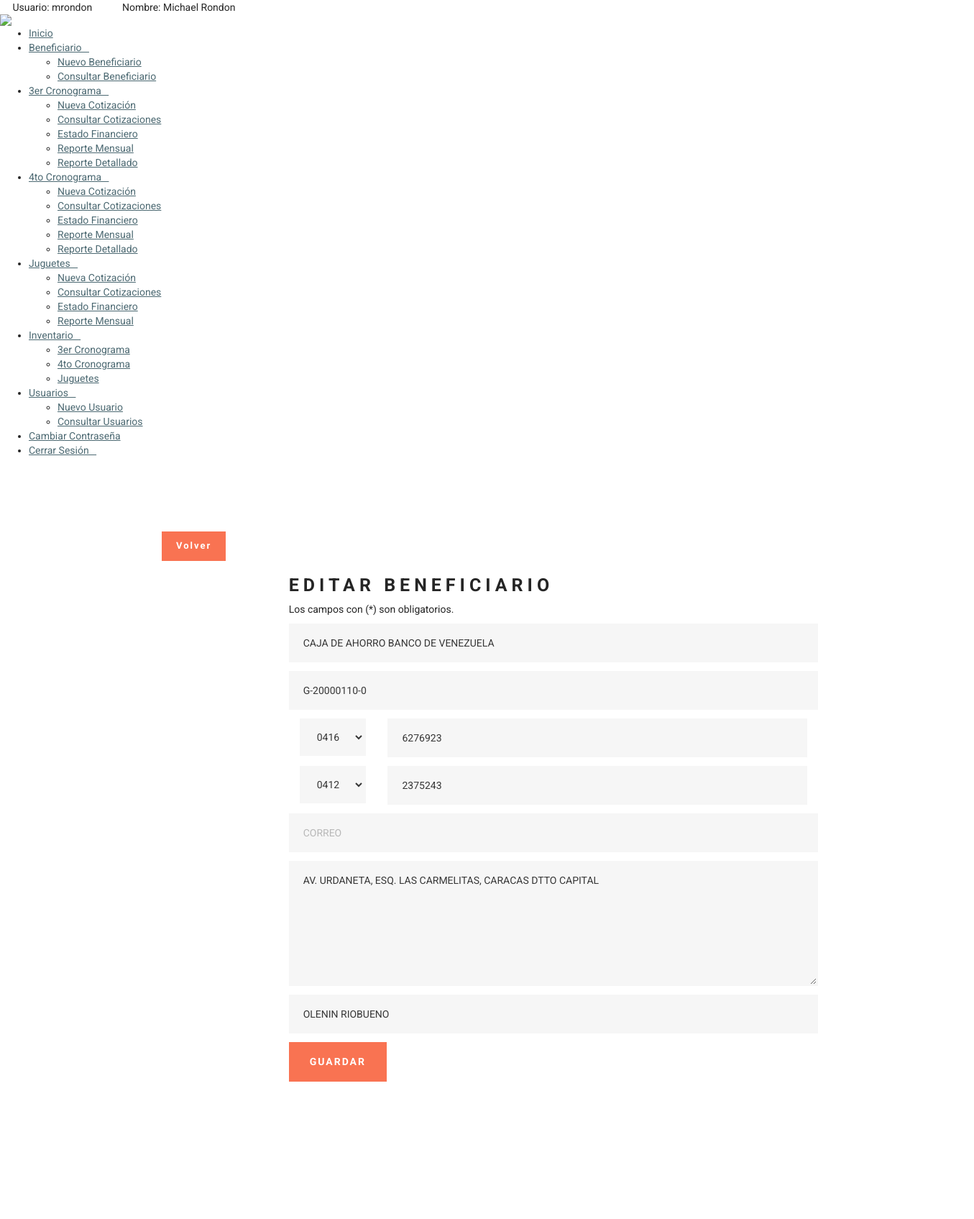
Page /?view=beneficiario&mode=edit&id=2 (signed in) on the committed database.
### tables this page shows
CREATE TABLE `usuarios` (
  `id_usuario` bigint(20) NOT NULL,
  `user` varchar(100) NOT NULL,
  `nombre` varchar(100) NOT NULL,
  `password` varchar(100) NOT NULL,
  `id_status` tinyint(4) NOT NULL,
  `id_perfil` int(11) NOT NULL
);

CREATE TABLE `empresa` (
  `id_empresa` bigint(255) NOT NULL,
  `nombre` varchar(255) NOT NULL,
  `rif` varchar(20) NOT NULL,
  `direccion` text NOT NULL,
  `telefono` varchar(7) NOT NULL,
  `contacto` varchar(255) NOT NULL,
  `id_cod_tlf` int(11) NOT NULL,
  `id_status` int(11) NOT NULL,
  `telefono2` varchar(7) DEFAULT NULL,
  `id_cod_tlf2` int(11) DEFAULT NULL,
  `correo` varchar(100) DEFAULT NULL
);

### core/bin/functions/Users.php (called while the page is built, shortened)
<?php
	function Users(){
		$db=new Conexion();
		$sql=$db->query("SELECT * FROM usuarios;");
		if($db->rows($sql)>0){
			while($data=$db->recorrer($sql)){
				$users[$data['id_usuario']]=$data;
			}
		}else{
			$users=$_SESSION['users'];
		}
		return $_SESSION['users'];
	}
?>

### core/core.php (called while the page is built, shortened)
<?php
	require('core/models/classConexion.php');
	require('core/bin/functions/Users.php');
	require('core/bin/functions/Beneficiarios.php');
	require('core/bin/functions/codTlf.php');
	$_users=Users();
	$_beneficiario=Beneficiario();
	$_cod_tlf=codTlf();
?>

### core/models/classConexion.php (called while the page is built, shortened)
<?php
	class Conexion extends mysqli{
		public function rows($query){
			return mysqli_num_rows($query);
		}
		public function liberar($query){
			return mysqli_free_result($query);
		}
		public function recorrer($query){
			return mysqli_fetch_array($query);
		}
	}
?>

### core/bin/functions/Beneficiarios.php (called while the page is built, shortened)
<?php
	function Beneficiario(){
		$db=new Conexion();
		$sql=$db->query("SELECT * FROM empresa ORDER BY nombre;");
		if($db->rows($sql)>0){
			while($data=$db->recorrer($sql)){
				$_beneficiario[$data['id_empresa']]=$data;
			}
		}else{
			$_beneficiario=false;
		}
		return $_beneficiario;
	}
?>

### core/bin/functions/codTlf.php (called while the page is built, shortened)
<?php
	function codTlf(){
		$db=new Conexion();
		$sql=$db->query("SELECT * FROM cod_tlf;");
		if($db->rows($sql)>0){
			while($data=$db->recorrer($sql)){
				$_cod_tlf[$data['id_cod_tlf']]=$data;
			}
		}else{
			$_cod_tlf=false;
		}
		return $_cod_tlf;
	}
?>

### html/beneficiario/editBeneficiario.php (the view, shortened to what this page needs)
<?php
	include(HTML_DIR."overall/header.php");
	include(HTML_DIR."overall/menu.php");
?>
	<body>
		<div class="container-fluid">
			<section class="mbr-section mbr-section--relative mbr-section--fixed-size" id="form1-7" style="margin-left: 180px;">
    		    <div class="mbr-section__container mbr-section__container--std-padding container" style="padding-top: 93px; padding-bottom: 93px;">
			        <div class="row">
			            <div class="col-sm-12">
			            	<div class="col-md-2">
								<a class="btn btn-danger" href="?view=beneficiario"><i class="fa fa-reply" aria-hidden="true"></i> Volver</a>
							</div>
			                <div class="row">
			                    <div class="col-sm-8 col-sm-offset-2" data-form-type="formoid">
			                        <div class="mbr-header mbr-header--center mbr-header--std-padding">
			                            <h2 class="mbr-header__text">EDITAR BENEFICIARIO</h2>
			                        </div>
			                        <p>Los campos con (*) son obligatorios.</p>
			                        <form id="beneficiaro" method="post" action="?view=beneficiario&mode=edit&id=<?php echo $_GET['id']?>">
			                            <div class="form-group">
			                                <input type="text" class="form-control" name="nombre" id="nombre" placeholder="NOMBRE*" value="<?php echo $_beneficiario[$_GET['id']]['nombre'];?>">
			                            </div>
										<div class="form-group">
				                            <input type="text" class="form-control" id="rif" name="rif" placeholder="RIF*" onkeypress="return solonumeros2(event)" maxlength="13" value="<?php echo $_beneficiario[$_GET['id']]['rif'];?>">
										</div>
										<div class="form-group col-sm-2">
									      	<select class="form-control" name="cod_tlf" id="cod_tlf">
										        <?php
										        	foreach($_cod_tlf as $tlf){
										        		if($tlf['id_cod_tlf']==$_beneficiario[$_GET['id']]['id_cod_tlf']){
										        			?>
										        				<option selected value="<?php echo $tlf['id_cod_tlf']?>"><?php echo $tlf['cod_tlf']?></option>
										        			<?php
										        		}else{
										        			?>
											        			<option value="<?php echo $tlf['id_cod_tlf']?>"><?php echo $tlf['cod_tlf']?></option>
											        		<?php
										        		}
										        	}
										        ?>
										    </select>
									    </div>
			                            <div class="form-group col-sm-10">
			                                <input type="text" class="form-control" id="telefono" name="telefono" placeholder="TELEFONO*" maxlength="7" onkeypress="return solonumeros(event)" value="<?php echo $_beneficiario[$_GET['id']]['telefono'];?>">
			                            </div>
			                            <div class="form-group col-sm-2">
									      	<select class="form-control" name="cod_tlf2" id="cod_tlf2">
										        <?php
										        	foreach($_cod_tlf as $tlf){
										        		if($tlf['id_cod_tlf']==$_beneficiario[$_GET['id']]['id_cod_tlf2']){
										        			?>
										        				<option selected value="<?php echo $tlf['id_cod_tlf']?>"><?php echo $tlf['cod_tlf']?></option>
										        			<?php
										        		}else{
										        			?>
											        			<option value="<?php echo $tlf['id_cod_tlf']?>"><?php echo $tlf['cod_tlf']?></option>
											        		<?php
										        		}
										        	}
										        ?>
										    </select>
									    </div>
			                            <div class="form-group col-sm-10">
			                                <input type="text" class="form-control" id="telefono2" name="telefono2" placeholder="OTRO TELEFONO" maxlength="7" onkeypress="return solonumeros(event)" value="<?php echo $_beneficiario[$_GET['id']]['telefono2'];?>">
			                            </div>
			                            <div class="form-group">
			                                <input type="text" class="form-control" name="correo" id="correo" placeholder="CORREO" value="<?php echo $_beneficiario[$_GET['id']]['correo'];?>">
			                            </div>
			                            <div class="form-group">
			                                <textarea class="form-control" id="direccion" name="direccion" rows="7" placeholder="DIRECCION*"><?php echo $_beneficiario[$_GET['id']]['direccion']?></textarea>
			                            </div>
			                             <div class="form-group">
			                                <input type="text" class="form-control" name="contacto" id="contacto" placeholder="PERSONA CONTACTO*" value="<?php echo $_beneficiario[$_GET['id']]['contacto'];?>">
			                            </div>
			                            <div class="mbr-buttons mbr-buttons--center"><button type="submit" class="mbr-buttons__btn btn btn-lg btn-danger">GUARDAR</button></div>
			                        </form>
			                    </div>
			                </div>
			            </div>
			        </div>
			    </div>
			</section>
		</div>
		<?php
			include(HTML_DIR."overall/footer.php");
		?>
	</body>
</html>

### html/overall/menu.php (shortened to what this page needs)
<div class="barra">
	<div class="usuario">
		<?php echo "Usuario: ".$_users[$_SESSION['app_id']]['user']."&nbsp;&nbsp;&nbsp;&nbsp;&nbsp;&nbsp;&nbsp;&nbsp;&nbsp;&nbsp;&nbsp;&nbsp;Nombre: ".$_users[$_SESSION['app_id']]['nombre'];?>
	</div>
</div>
<header>
	<nav>
		<div class="logo">
			<img class="foto" src="<?php echo LOGO;?>">
		</div>
		<ul class="menu">
			<li id="inicio"><a href="?view=index" class='navegacion'>Inicio</a></li>
			<li id="submenu1">
				<a class='navegacion'>Beneficiario&nbsp;&nbsp;&nbsp;<i class="fa fa-caret-down flecha" aria-hidden="true"></i></a>
				<ul id="children1">
					<li><a href="?view=beneficiario&mode=add" class='navegacion'>Nuevo Beneficiario</a></li>
					<li><a href="?view=beneficiario" class='navegacion'>Consultar Beneficiario</a></li>
				</ul>
			</li>
			<li id="submenu2">
				<a class='navegacion'>3er Cronograma&nbsp;&nbsp;&nbsp;<i class="fa fa-caret-down flecha" aria-hidden="true"></i></a>
				<ul id="children2">
					<li><a href="?view=3erCronograma&mode=addCotizacion" class='navegacion'>Nueva Cotización</a></li>
					<li><a href="?view=3erCronograma" class='navegacion'>Consultar Cotizaciones</a></li>
					<li><a href="?view=3erCronograma&mode=estadoFinanciero" class='navegacion'>Estado Financiero</a></li>
					<li><a href="?view=3erCronograma&mode=estadoCotizaciones" class='navegacion'>Reporte Mensual</a></li>
					<li><a href="?view=3erCronograma&mode=pdfDetallado" class='navegacion'>Reporte Detallado</a></li>
				</ul>
			</li>
			<li id="submenu4">
				<a class='navegacion'>4to Cronograma&nbsp;&nbsp;&nbsp;<i class="fa fa-caret-down flecha" aria-hidden="true"></i></a>
				<ul id="children4">
					<li><a href="?view=4toCronograma&mode=addCotizacion" class='navegacion'>Nueva Cotización</a></li>
					<li><a href="?view=4toCronograma" class='navegacion'>Consultar Cotizaciones</a></li>
					<li><a href="?view=4toCronograma&mode=estadoFinanciero" class='navegacion'>Estado Financiero</a></li>
					<li><a href="?view=4toCronograma&mode=estadoCotizaciones" class='navegacion'>Reporte Mensual</a></li>
					<li><a href="?view=4toCronograma&mode=pdfDetallado" class='navegacion'>Reporte Detallado</a></li>
				</ul>
			</li>
			<li id="submenu5">
				<a class='navegacion'>Juguetes&nbsp;&nbsp;&nbsp;<i class="fa fa-caret-down flecha" aria-hidden="true"></i></a>
				<ul id="children5">
					<li><a href="?view=Juguetes&mode=addCotizacion" class='navegacion'>Nueva Cotización</a></li>
					<li><a href="?view=Juguetes" class='navegacion'>Consultar Cotizaciones</a></li>
					<li><a href="?view=Juguetes&mode=estadoFinanciero" class='navegacion'>Estado Financiero</a></li>
					<li><a href="?view=Juguetes&mode=estadoCotizaciones" class='navegacion'>Reporte Mensual</a></li>
				</ul>
			</li>
			<?php
				if($_users[$_SESSION['app_id']]['id_perfil']==1 || $_users[$_SESSION['app_id']]['id_perfil']==3 || $_users[$_SESSION['app_id']]['id_perfil']==4){
					?>
						<li id="submenu6">
							<a class='navegacion'>Inventario&nbsp;&nbsp;&nbsp;<i class="fa fa-caret-down flecha" aria-hidden="true"></i></a>
							<ul id="children6">
								<li><a href="?view=inventario&mode=3erCronograma" class='navegacion'>3er Cronograma</a></li>
								<li><a href="?view=inventario&mode=4toCronograma" class='navegacion'>4to Cronograma</a></li>
								<li><a href="?view=inventario&mode=Juguetes" class='navegacion'>Juguetes</a></li>
							</ul>
						</li>
					<?php
				}
				if($_users[$_SESSION['app_id']]['id_perfil']==1){
					?>
						<li id="submenu3">
							<a class='navegacion'>Usuarios&nbsp;&nbsp;&nbsp;<i class="fa fa-caret-down flecha" aria-hidden="true"></i></a>
							<ul id="children3">
								<li><a href="?view=user&mode=add" class='navegacion'>Nuevo Usuario</a></li>
								<li><a href="?view=user" class='navegacion'>Consultar Usuarios</a></li>
							</ul>
						</li>
					<?php
				}
			?>
			<li id="matricula"><a href="?view=pass&mode=change" class='navegacion'>Cambiar Contraseña</a></li>
			<li id="cerrar"><a href="?view=logout" class='navegacion'>Cerrar Sesi&oacute;n&nbsp;&nbsp;&nbsp;<i class="fa fa-power-off" aria-hidden="true"></i></a></li>
		</ul>
	</nav>
</header>

### rows in the picture
usuarios: user "mrondon", nombre "Michael Rondon"
empresa: nombre "CAJA DE AHORRO BANCO DE VENEZUELA", rif "G-20000110-0", telefono "6276923", telefono2 "2375243", direccion "AV. URDANETA, ESQ. LAS CARMELITAS, CARACAS DTTO CAPITAL", contacto "OLENIN RIOBUENO"

### other values in the picture
form field cod_tlf "0416"
form field cod_tlf2 "0412"
